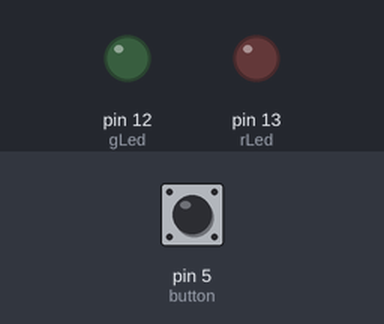
Simulated run of this sketch. Board: Arduino Uno, built with avr-gcc and run on an emulated ATmega328P. Shown: output pins drawn as LEDs (lit = HIGH). The inputs (shaded band) are chosen by the test bench; at power-on: pin 5 (button) LOW. What the sketch prints to the serial monitor is not drawn.

Above: at 1.2 s.
1.3 s: pin 5 (button) pulled HIGH for 0.15 s
At 2.3 s:
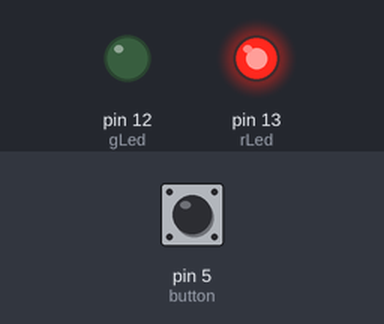
2.9 s: pin 5 (button) pulled HIGH for 1 s
At 3.6 s:
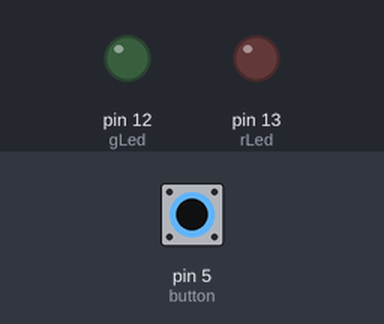
5.4 s: pin 5 (button) pulled HIGH for 3.2 s
At 6.7 s:
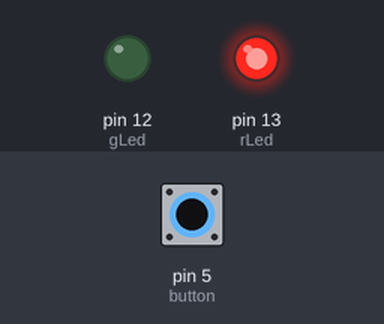
Timing chart, 0 to 8.4 s (numbered marks = the images above; inputs shaded):
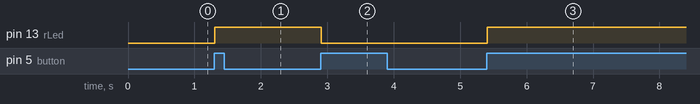

The sketch:

boolean.ino
```cpp
int rLed = 13;
int gLed = 12;
int yLed= 11;

int button = 5;
int reading;

boolean hasBeenPressed = false;
boolean rledOn = false;

void setup() {
  Serial.begin(9600);
  pinMode(rLed, OUTPUT);
  pinMode(gLed, OUTPUT);
  pinMode(button, INPUT);
}

void loop() {
  reading = digitalRead(button);

  Serial.println(rledOn);

  if (reading == 1) {
    if (hasBeenPressed == false) {
      rledOn = !rledOn;
      hasBeenPressed = true;
    }
  }

  if (reading == 0) {
    hasBeenPressed = false;
  }

  if (rledOn == true) {
    digitalWrite(rLed, HIGH);
  }

  if (rledOn == false) {
    digitalWrite(rLed, LOW);
  }

}
```

Measured:
- after the input at 1.3 s, pin 13 (rLed): LOW → HIGH at once
- after the input at 2.9 s, pin 13 (rLed): HIGH → LOW at once
- after the input at 5.4 s, pin 13 (rLed): LOW → HIGH at once
